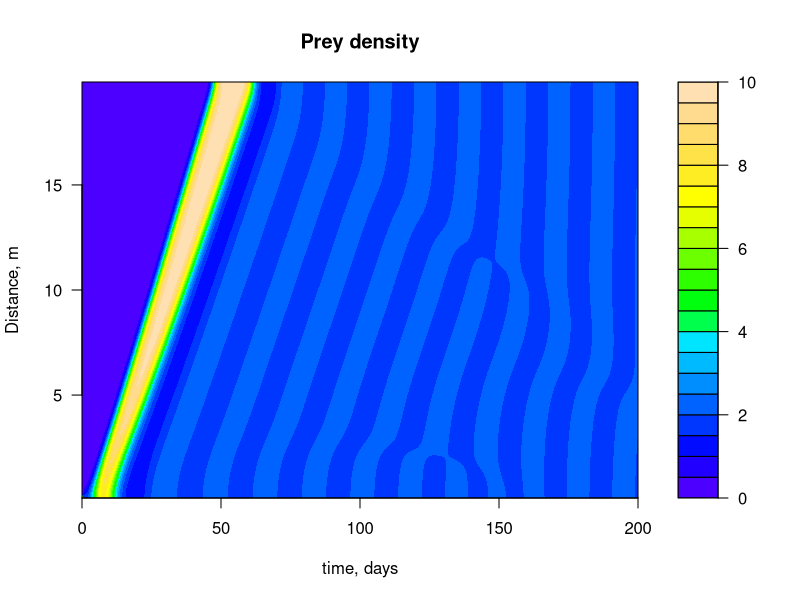
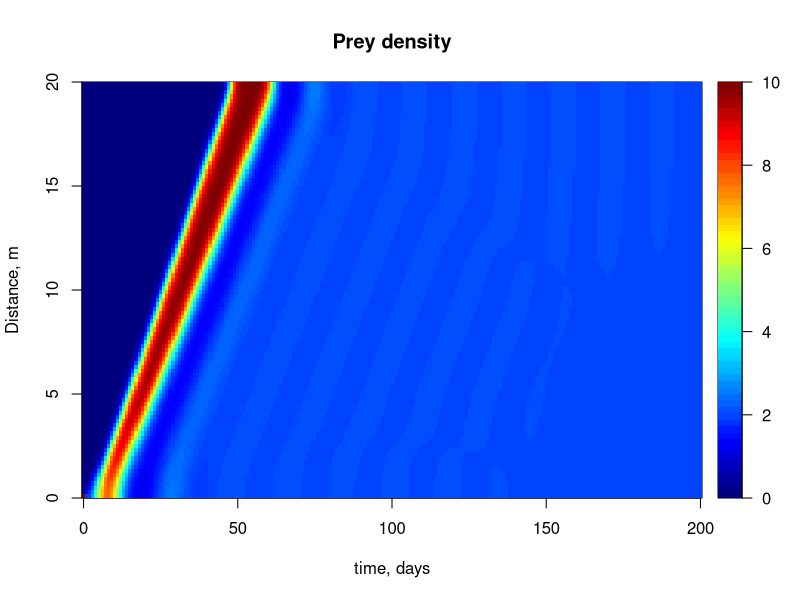
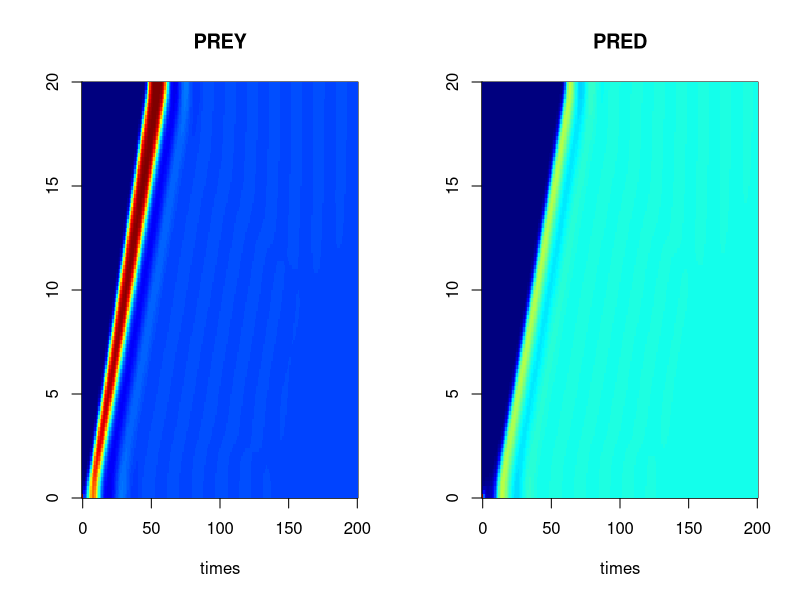
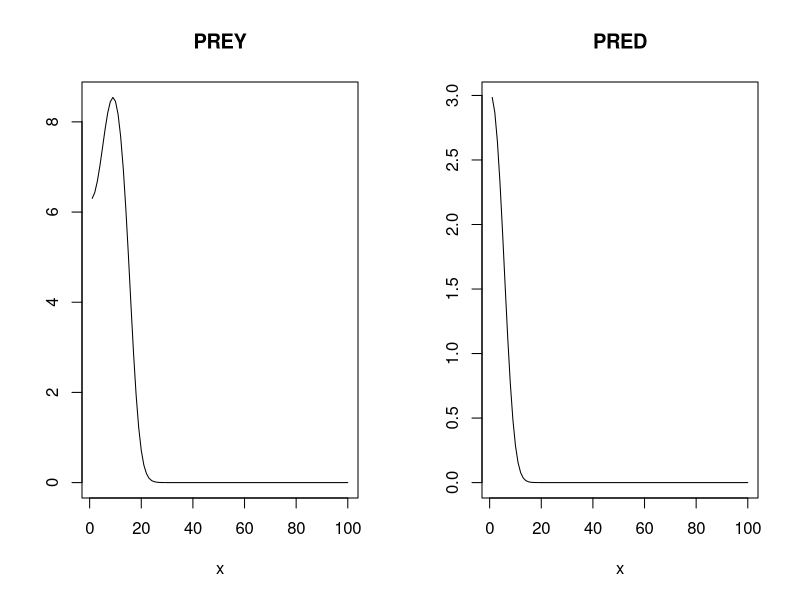
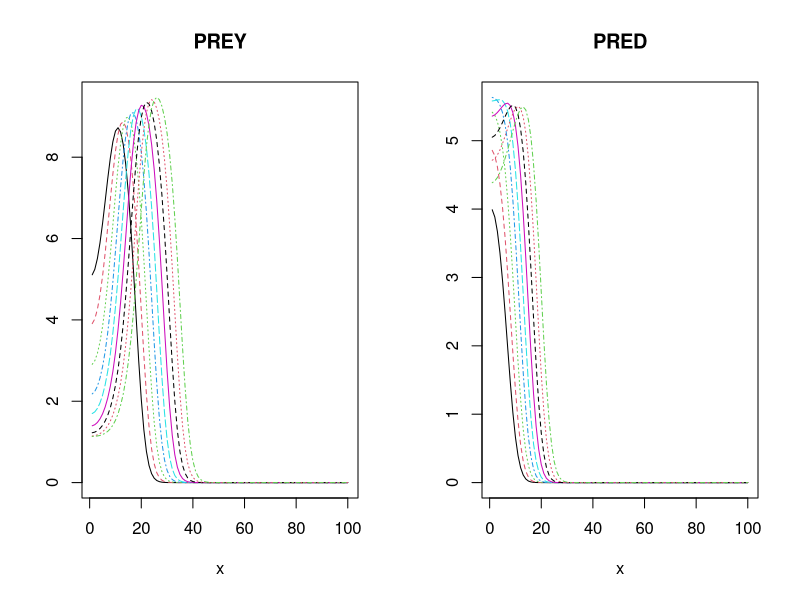
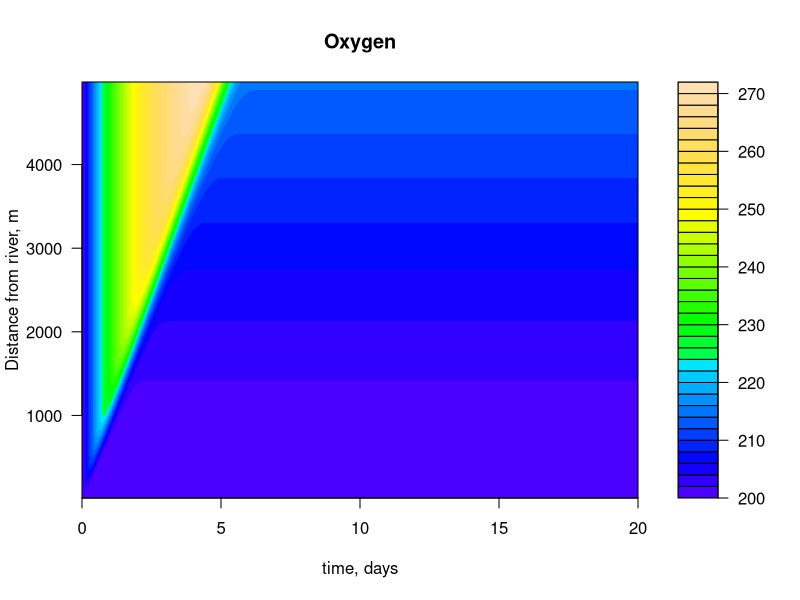
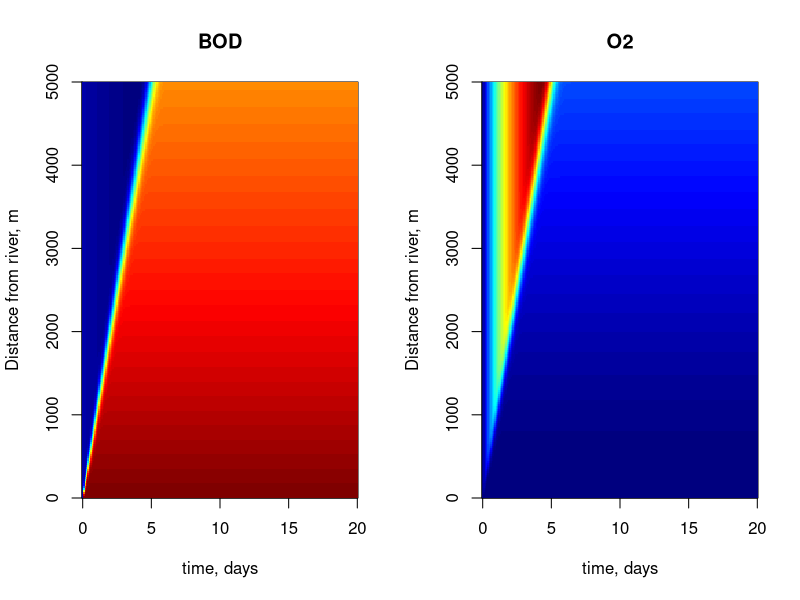

Write R code to recreate these figures, in order.
library(deSolve)


### Name: ode.1D
### Title: Solver For Multicomponent 1-D Ordinary Differential Equations
### Aliases: ode.1D
### Keywords: math

### ** Examples


## =======================================================================
## example 1
## a predator and its prey diffusing on a flat surface
## in concentric circles
## 1-D model with using cylindrical coordinates
## Lotka-Volterra type biology
## =======================================================================

## ================
## Model equations
## ================

lvmod <- function (time, state, parms, N, rr, ri, dr, dri) {
  with (as.list(parms), {
    PREY <- state[1:N]
    PRED <- state[(N+1):(2*N)]

    ## Fluxes due to diffusion
    ## at internal and external boundaries: zero gradient
    FluxPrey <- -Da * diff(c(PREY[1], PREY, PREY[N]))/dri
    FluxPred <- -Da * diff(c(PRED[1], PRED, PRED[N]))/dri

    ## Biology: Lotka-Volterra model
    Ingestion     <- rIng  * PREY * PRED
    GrowthPrey    <- rGrow * PREY * (1-PREY/cap)
    MortPredator  <- rMort * PRED

    ## Rate of change = Flux gradient + Biology
    dPREY    <- -diff(ri * FluxPrey)/rr/dr   +
                GrowthPrey - Ingestion
    dPRED    <- -diff(ri * FluxPred)/rr/dr   +
                Ingestion * assEff - MortPredator

    return (list(c(dPREY, dPRED)))
  })
}

## ==================
## Model application
## ==================

## model parameters:

R  <- 20                        # total radius of surface, m
N  <- 100                       # 100 concentric circles
dr <- R/N                       # thickness of each layer
r  <- seq(dr/2,by = dr,len = N) # distance of center to mid-layer
ri <- seq(0,by = dr,len = N+1)  # distance to layer interface
dri <- dr                       # dispersion distances

parms <- c(Da     = 0.05,       # m2/d, dispersion coefficient
           rIng   = 0.2,        # /day, rate of ingestion
           rGrow  = 1.0,        # /day, growth rate of prey
           rMort  = 0.2 ,       # /day, mortality rate of pred
           assEff = 0.5,        # -, assimilation efficiency
           cap    = 10)         # density, carrying capacity

## Initial conditions: both present in central circle (box 1) only
state    <- rep(0, 2 * N)
state[1] <- state[N + 1] <- 10
                
## RUNNING the model:
times  <- seq(0, 200, by = 1)   # output wanted at these time intervals

## the model is solved by the two implemented methods:
## 1. Default: banded reformulation
print(system.time(
  out <- ode.1D(y = state, times = times, func = lvmod, parms = parms,
                nspec = 2, names = c("PREY", "PRED"),
                N = N, rr = r, ri = ri, dr = dr, dri = dri)
))

## 2. Using sparse method
print(system.time(
  out2 <- ode.1D(y = state, times = times, func = lvmod, parms = parms,
                 nspec = 2, names = c("PREY","PRED"), 
                 N = N, rr = r, ri = ri, dr = dr, dri = dri,
                 method = "lsodes")
))

## ================
## Plotting output
## ================
# the data in 'out' consist of: 1st col times, 2-N+1: the prey
# N+2:2*N+1: predators

PREY   <- out[, 2:(N + 1)]

filled.contour(x = times, y = r, PREY, color = topo.colors,
               xlab = "time, days", ylab = "Distance, m",
               main = "Prey density")
# similar:
image(out, which = "PREY", grid = r, xlab = "time, days", 
      legend = TRUE, ylab = "Distance, m", main = "Prey density")

image(out2, grid = r)

# summaries of 1-D variables
summary(out)

# 1-D plots:
matplot.1D(out, type = "l", subset = time == 10)
matplot.1D(out, type = "l", subset = time > 10 & time < 20)

## =======================================================================
## Example 2.
## Biochemical Oxygen Demand (BOD) and oxygen (O2) dynamics
## in a river
## =======================================================================

## ================
## Model equations
## ================
O2BOD <- function(t, state, pars) {
  BOD <- state[1:N]
  O2  <- state[(N+1):(2*N)]

  ## BOD dynamics
  FluxBOD <- v * c(BOD_0, BOD)   # fluxes due to water transport
  FluxO2  <- v * c(O2_0, O2)
  
  BODrate <- r * BOD             # 1-st order consumption

  ## rate of change = flux gradient  - consumption + reaeration (O2)
  dBOD         <- -diff(FluxBOD)/dx - BODrate
  dO2          <- -diff(FluxO2)/dx  - BODrate      +  p * (O2sat-O2)

  return(list(c(dBOD = dBOD, dO2 = dO2)))
}
 
 
## ==================
## Model application
## ==================
## parameters
dx      <- 25        # grid size of 25 meters
v       <- 1e3       # velocity, m/day
x       <- seq(dx/2, 5000, by = dx)  # m, distance from river
N       <- length(x)
r       <- 0.05      # /day, first-order decay of BOD
p       <- 0.5       # /day, air-sea exchange rate 
O2sat   <- 300       # mmol/m3 saturated oxygen conc
O2_0    <- 200       # mmol/m3 riverine oxygen conc
BOD_0   <- 1000      # mmol/m3 riverine BOD concentration

## initial conditions:
state <- c(rep(200, N), rep(200, N))
times <- seq(0, 20, by = 0.1)

## running the model
##  step 1  : model spinup
out <- ode.1D(y = state, times, O2BOD, parms = NULL, 
              nspec = 2, names = c("BOD", "O2"))

## ================
## Plotting output
## ================
## select oxygen (first column of out:time, then BOD, then O2
O2   <- out[, (N + 2):(2 * N + 1)]
color = topo.colors

filled.contour(x = times, y = x, O2, color = color, nlevels = 50,
               xlab = "time, days", ylab = "Distance from river, m",
               main = "Oxygen")
               
## or quicker plotting:
image(out, grid = x,  xlab = "time, days", ylab = "Distance from river, m")               
